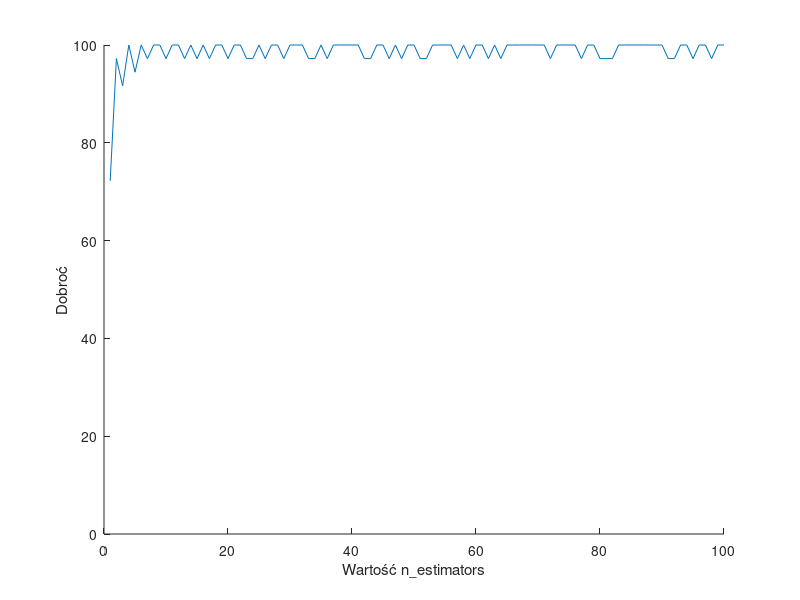

This chart was generated by the following MATLAB code:
fileID = fopen('Forest_trees.txt','r');
formatSpec = '%f';
A = fscanf(fileID,formatSpec);

val = 100;

hold on
%set(gca, 'XScale', 'log', 'YScale', 'line');

%loglog([1 val], [1.493648265624854 1.493648265624854 ])

%x = logspace(0,6,val);
x = linspace(1,val,val);
%x = [0, 1e-7, 5e-7, 1e-6, 5e-6, 1e-5, 5e-5, 1e-4, 5e-4, 1e-3, 5e-3, 1e-2, 5e-2, 0.1, 0.5, 1, 5, 10, 50, 100];
plot(x,A)
xlabel('Wartość n\_estimators')
ylabel('Dobroć')
ylim([0 100])
